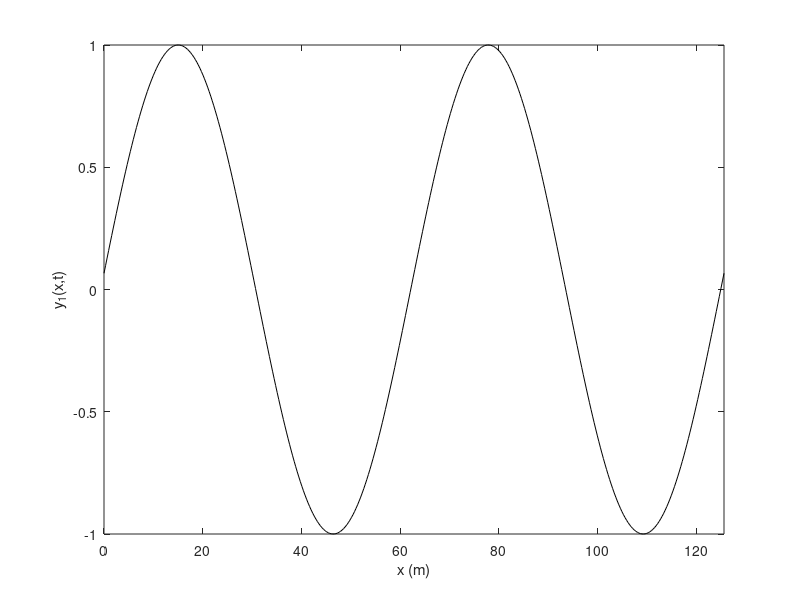

MATLAB code to generate this figure:
%copyright by J. E Hasbun and T. Datta
%group_phase_vel_example.m
%This code simulates the displacent the wave y1=A*sin(k1*x-w1*t)
%as a function of space and time.
clear;
A=1.0;
N=401;                        %x points
w1=10;                        %frequency
k1=0.1;                       %wavevector
tau1=2*pi/w1;                 %period
tmax=tau1;                    %maximum time
lambda1=2*pi/k1;              %wavelength
lmax=2*lambda1;               %maximum distance
vph1=w1/k1;
fprintf('w1=%5.3f, k1=%5.3f, vph1=w1/k1=%5.3f\n',w1,k1,vph1)
x=0:lmax/N:lmax;              %position array
t=0:0.01:2*tmax;              %time array
for i=1:length(t)             %loop over the time array
  clf                         %clear figure before replotting
  y1=A*sin(k1*x-w1*t(i));     %calculate the wave over all space
  plot(x,y1,'k');             %replot y1 for each time
  axis([0 lmax -A A])
  pause (0.05)                %pause momentarily to see figure
end
xlabel('x (m)')
ylabel('y_1(x,t)')
